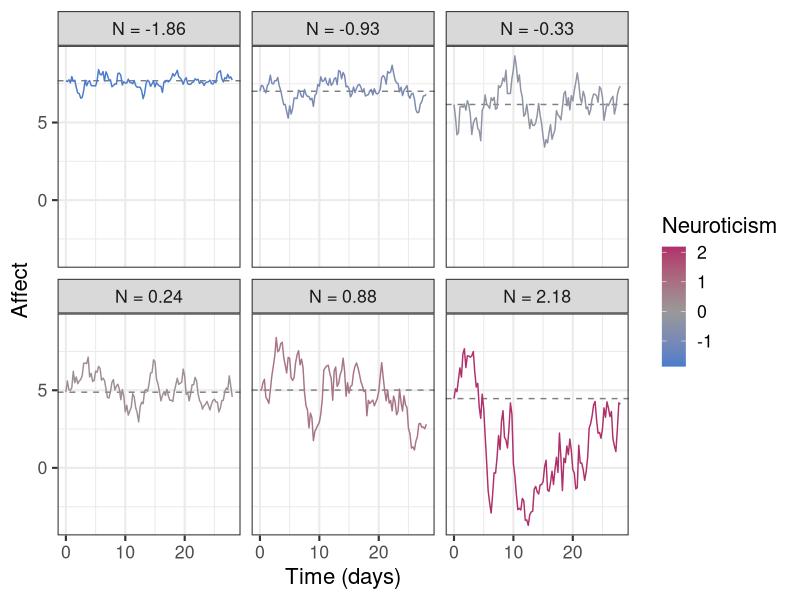
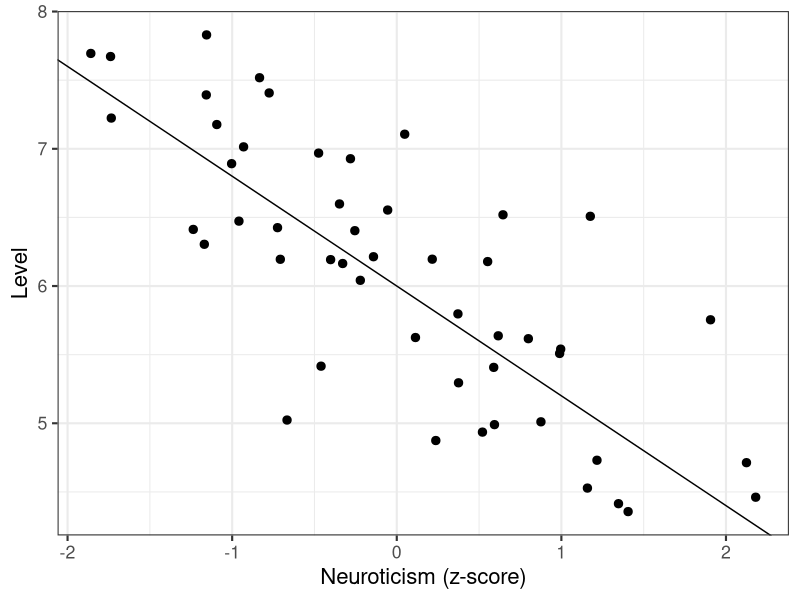
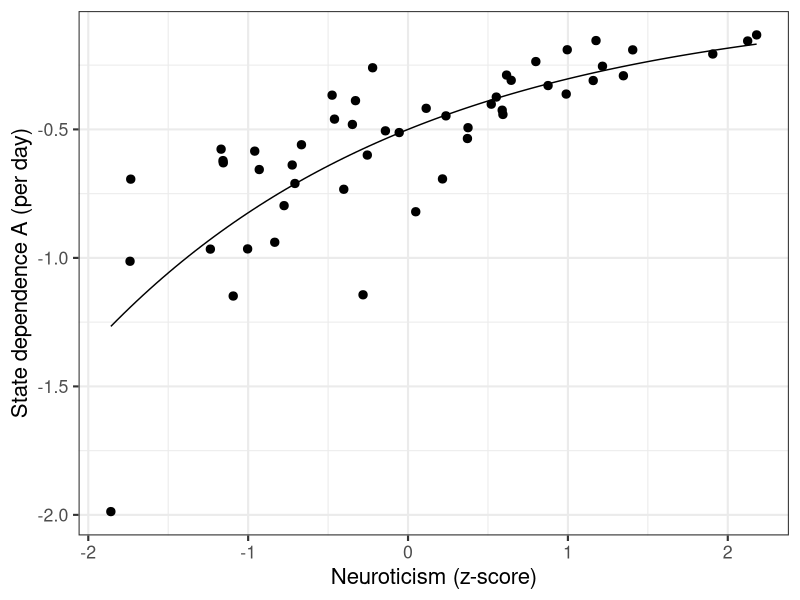
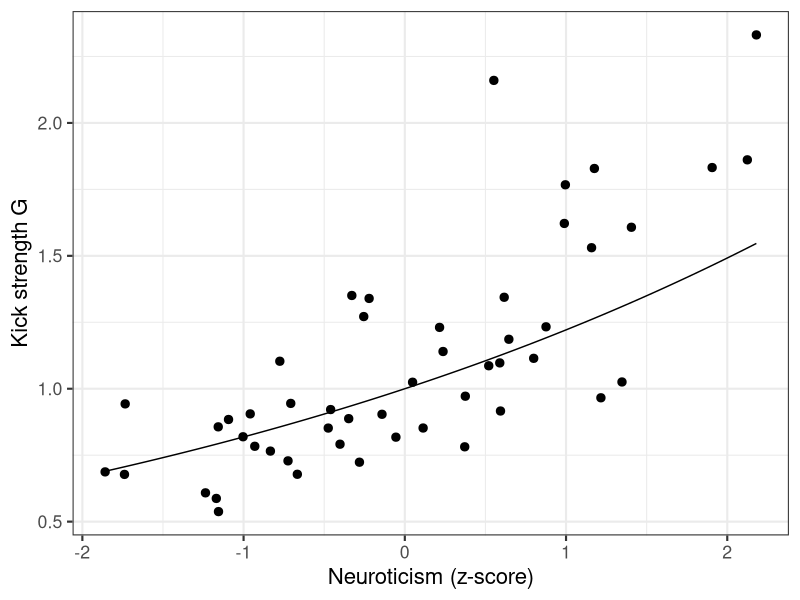
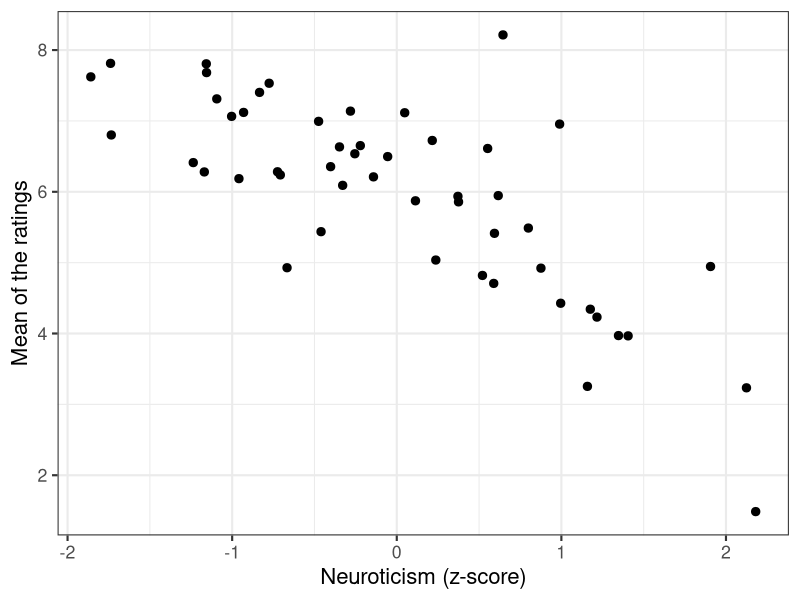
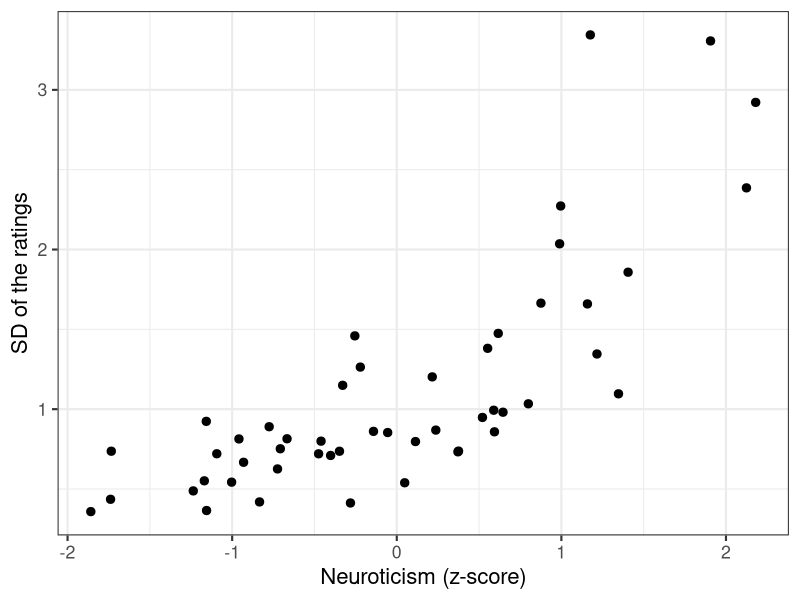
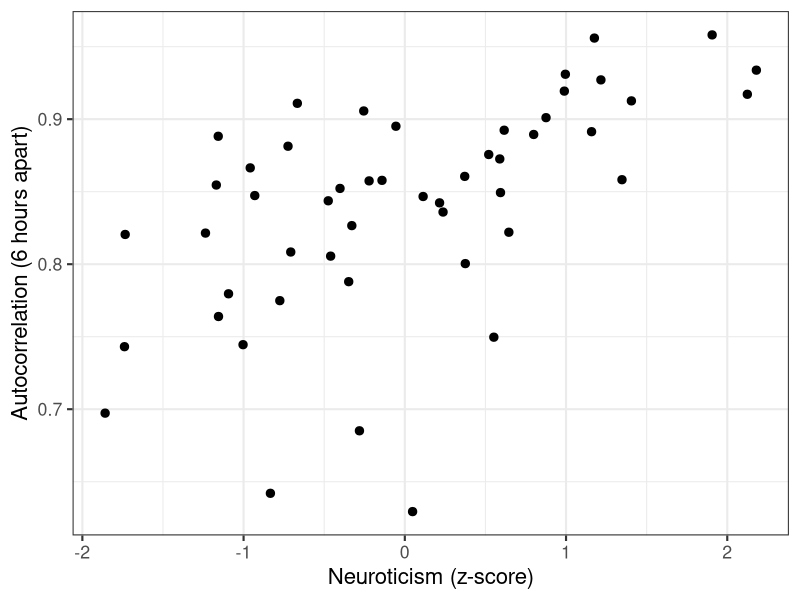
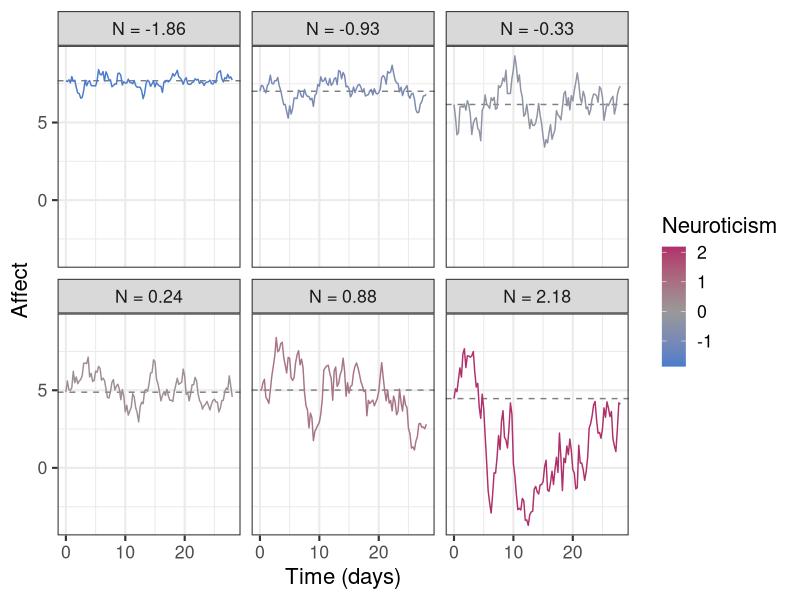

Here is the R script that generated these plots, in order:
# =============================================================================
#  LECTURE 7 -- SIMULATE DATA (4): NEUROTICISM MODERATES ALL THREE PARAMETERS
#  Dynamic Systems Thinking in Psychology
#
#  Every person i follows the model from Lecture 5, with their own parameters:
#
#     dAffect = (A_i * Affect + B_i) dt + G_i dW
#
#    A_i : state dependence: how strongly affect is pulled back to the level
#    B_i : continuous intercept; together with A_i it sets the level = -B_i / A_i
#    G_i : kick strength (process noise)
#
#  Neuroticism N_i is measured ONCE, at the start of the study. It does not
#  change over time: it is a time-independent predictor. In this script it
#  moderates all three parameters at once:
#
#     level_i = levelTypical + levelEffectN * N_i + (person difference)
#     A_i     = Atypical     * exp(AeffectN * N_i) * exp(uA_i),   uA_i ~ Normal(0, Asd)
#     G_i     = Gtypical     * exp(GeffectN * N_i) * exp(uG_i),   uG_i ~ Normal(0, Gsd)
#
#  Part 1  settings
#  Part 2  make the people: their neuroticism and their parameters
#  Part 3  the simulation function (the one from Lecture 5)
#  Part 4  simulate everyone and save the data
#  Part 5  look at the data
#  Part 6  things to try
#
#  Run the script part by part (select the lines and press Ctrl+Enter).
# =============================================================================

# install.packages("ggplot2")   # run once if you do not have it
library(ggplot2)


# =============================================================================
#  PART 1: SETTINGS
# =============================================================================

set.seed(2026)                     # same random numbers every time you run this

Npeople <- 50                      # number of people
times <- seq(from = 0, to = 28, by = 0.25)  # 4 ratings a day for 4 weeks (time in days)
Nsteps <- 20                       # small steps between two ratings

savePlots <- TRUE                  # TRUE: save every plot in Part 5 as a png file
plotFolder <- "plots_all"          # folder for the png files (made in your working directory)

# --- the level --------------------------------------------------------------
levelTypical <- 6                  # level of a person with average neuroticism (N = 0)
levelEffectN <- -0.8               # 1 SD more neuroticism: level 0.8 lower
levelSD <- 0.6                     # differences in level that neuroticism does NOT explain

# --- the state dependence A -------------------------------------------------
# A must stay negative (otherwise affect is not pulled back but runs away).
# So we do not ADD an effect of neuroticism, we MULTIPLY A by exp(AeffectN * N):
# exp() of any number is positive, so A stays negative.
#   AeffectN = 0         no effect of neuroticism
#   AeffectN negative    more neuroticism: weaker pull, slower return
#   AeffectN positive    more neuroticism: stronger pull, faster return
Atypical <- -0.5                   # state dependence of a person with N = 0 (per day)
AeffectN <- -0.5                   # 1 SD more neuroticism: A multiplied by exp(-0.5) = 0.61 (weaker pull, slower return)
Asd <- 0.3                         # differences in A that neuroticism does NOT explain (see Part 2)

# --- the kick strength G ----------------------------------------------------
# G must stay positive. So we do not ADD an effect of neuroticism, we MULTIPLY
# G by exp(GeffectN * N): exp() of any number is positive, so G stays positive.
#   GeffectN = 0         no effect of neuroticism
#   GeffectN positive    more neuroticism: stronger kicks
Gtypical <- 1                      # kick strength of a person with N = 0
GeffectN <- 0.2                    # 1 SD more neuroticism: G multiplied by exp(0.2) = 1.22 (stronger kicks)
Gsd <- 0.25                        # differences in G that neuroticism does NOT explain


# =============================================================================
#  PART 2: MAKE THE PEOPLE
# =============================================================================
# One row per person. We fill in the rows one by one.

people <- data.frame(id = 1:Npeople, Neuroticism = NA, level = NA, A = NA, B = NA, G = NA)

for (i in 1:Npeople) {
  N <- rnorm(1, mean = 0, sd = 1)                     #this person's neuroticism (a z-score)

  level <- levelTypical + levelEffectN * N +          #level predicted from neuroticism ...
           rnorm(1, mean = 0, sd = levelSD)           #... plus this person's own difference

  A <- Atypical * exp(AeffectN * N) *                 #A predicted from neuroticism ...
       exp(rnorm(1, mean = 0, sd = Asd))              #... times this person's own factor (always positive, around 1)

  B <- -A * level                                     #the B that puts this person's level where we want it (level = -B/A)

  G <- Gtypical * exp(GeffectN * N) *                 #G predicted from neuroticism ...
       exp(rnorm(1, mean = 0, sd = Gsd))              #... times this person's own factor

  people[i, ] <- c(i, N, level, A, B, G)              #store this person's values in row i
}

head(round(people, 2))

# Two numbers that are easier to read than A and G:
people$halfLife <- log(2) / -people$A                 #days until a deviation from the level is half gone
people$longRunSD <- people$G / sqrt(2 * -people$A)    #how far affect typically wanders from the level (Lecture 5)
head(round(people, 2))


# =============================================================================
#  PART 3: THE SIMULATION FUNCTION
# =============================================================================
# This is the function from Lecture 5. The only change: A, B and G are now
# given to the function, because every person has their own.

simulateAffect <- function(A, B, G, initialAffect){
  Nobs <- length(times)                        #number of ratings
  Affect <- rep(NA, Nobs)                      #empty vector for the ratings
  for(i in 1:Nobs){
    if(i == 1) Affect[i] <- initialAffect      #first rating: the starting value
    else{
      AffectState <- Affect[i-1]               #start from the previous rating
      dt <- (times[i] - times[i-1]) / Nsteps   #size of each small step
      for(stepi in 1:Nsteps){
        dAffect <- A*AffectState + B           #the rule: where affect is pushed
        kick <- G * sqrt(dt) * rnorm(1)        #random kick, variance G^2 * dt
        AffectState <- AffectState + dAffect * dt + kick
      }
      Affect[i] <- AffectState                 #store the state reached at this rating
    }
  }
  Affect
}


# =============================================================================
#  PART 4: SIMULATE EVERYONE AND SAVE THE DATA
# =============================================================================

dat <- NULL
for (i in 1:Npeople) {
  Affect <- simulateAffect(A = people$A[i], B = people$B[i], G = people$G[i],
                           initialAffect = people$level[i])   #everyone starts at their own level
  dat <- rbind(dat, data.frame(id = i, time = times, Affect = Affect,
                               Neuroticism = people$Neuroticism[i]))  #neuroticism is the same in every row of a person
}
head(dat)        # long format: one row per rating, with columns id, time, Affect and Neuroticism

write.csv(dat, "lecture07_data_all.csv", row.names = FALSE)


# =============================================================================
#  PART 5: LOOK AT THE DATA
# =============================================================================
# Every plot is stored in an object (p5a, p5b_..., p5c_...), shown, and, if
# savePlots is TRUE, saved as a png file in plotFolder.

if (savePlots) dir.create(plotFolder, showWarnings = FALSE)   #make the folder (no warning if it already exists)

# --- 5a. Six people, from lowest to highest neuroticism ---------------------
chosen <- people$id[order(people$Neuroticism)][round(seq(1, Npeople, length.out = 6))]
plotDat <- dat[dat$id %in% chosen, ]
levelDat <- people[people$id %in% chosen, ]
plotDat$who <- paste0("N = ", round(plotDat$Neuroticism, 2))      #panel title: this person's neuroticism
levelDat$who <- paste0("N = ", round(levelDat$Neuroticism, 2))
levelDat <- levelDat[order(levelDat$Neuroticism), ]
plotDat$who <- factor(plotDat$who, levels = levelDat$who)      #panels in order of neuroticism
levelDat$who <- factor(levelDat$who, levels = levelDat$who)

p5a <- ggplot(plotDat, aes(x = time, y = Affect, colour = Neuroticism)) +
  geom_hline(data = levelDat, aes(yintercept = level), linetype = "dashed", colour = "grey50") +
  geom_line() +
  facet_wrap(~ who) +
  scale_colour_gradient2(low = "#2a78d6", mid = "grey60", high = "#b0306a", midpoint = 0) +
  theme_bw(base_size = 16) +
  labs(x = "Time (days)", y = "Affect")
p5a   #show the plot
if (savePlots) ggsave(file.path(plotFolder, "5a_six_people.png"), p5a, width = 10, height = 6, dpi = 150)

# Q: Which differences between the six people can you see? Which of them come
#    from the level, which from A, which from G?

# --- 5b. The true parameters against neuroticism -----------------------------
# (In a real study you never see these: you have to estimate them.)

p5b_level <- ggplot(people, aes(x = Neuroticism, y = level)) +
  geom_point(size = 2.5) +
  geom_abline(intercept = levelTypical, slope = levelEffectN) +   #the line the levels come from
  theme_bw(base_size = 16) +
  labs(x = "Neuroticism (z-score)", y = "Level")
p5b_level   #show the plot
if (savePlots) ggsave(file.path(plotFolder, "5b_true_level.png"), p5b_level, width = 7, height = 5, dpi = 150)

p5b_A <- ggplot(people, aes(x = Neuroticism, y = A)) +
  geom_point(size = 2.5) +
  geom_function(fun = function(N) Atypical * exp(AeffectN * N)) +   #the curve the A's come from
  theme_bw(base_size = 16) +
  labs(x = "Neuroticism (z-score)", y = "State dependence A (per day)")
p5b_A   #show the plot
if (savePlots) ggsave(file.path(plotFolder, "5b_true_A.png"), p5b_A, width = 7, height = 5, dpi = 150)

p5b_G <- ggplot(people, aes(x = Neuroticism, y = G)) +
  geom_point(size = 2.5) +
  geom_function(fun = function(N) Gtypical * exp(GeffectN * N)) +   #the curve the G's come from
  theme_bw(base_size = 16) +
  labs(x = "Neuroticism (z-score)", y = "Kick strength G")
p5b_G   #show the plot
if (savePlots) ggsave(file.path(plotFolder, "5b_true_G.png"), p5b_G, width = 7, height = 5, dpi = 150)

# --- 5c. What neuroticism does to the ratings ---------------------------------
# Three simple summaries of each person's ratings:
#   mean            where the ratings are on average                  (level)
#   SD              how much they vary                                 (A and G)
#   autocorrelation how similar two ratings 6 hours apart are          (A)

perPerson <- data.frame(id = 1:Npeople, Neuroticism = people$Neuroticism,
                        mean = NA, SD = NA, autocorrelation = NA)
for (i in 1:Npeople) {
  y <- dat$Affect[dat$id == i]                                     #this person's ratings
  perPerson$mean[i] <- mean(y)
  perPerson$SD[i] <- sd(y)
  perPerson$autocorrelation[i] <- cor(y[-length(y)], y[-1])        #each rating next to the following one
}
head(round(perPerson, 2))

p5c_mean <- ggplot(perPerson, aes(x = Neuroticism, y = mean)) +
  geom_point(size = 2.5) + theme_bw(base_size = 16) +
  labs(x = "Neuroticism (z-score)", y = "Mean of the ratings")
p5c_mean   #show the plot
if (savePlots) ggsave(file.path(plotFolder, "5c_mean.png"), p5c_mean, width = 7, height = 5, dpi = 150)

p5c_SD <- ggplot(perPerson, aes(x = Neuroticism, y = SD)) +
  geom_point(size = 2.5) + theme_bw(base_size = 16) +
  labs(x = "Neuroticism (z-score)", y = "SD of the ratings")
p5c_SD   #show the plot
if (savePlots) ggsave(file.path(plotFolder, "5c_SD.png"), p5c_SD, width = 7, height = 5, dpi = 150)

p5c_autocorrelation <- ggplot(perPerson, aes(x = Neuroticism, y = autocorrelation)) +
  geom_point(size = 2.5) + theme_bw(base_size = 16) +
  labs(x = "Neuroticism (z-score)", y = "Autocorrelation (6 hours apart)")
p5c_autocorrelation   #show the plot
if (savePlots) ggsave(file.path(plotFolder, "5c_autocorrelation.png"), p5c_autocorrelation, width = 7, height = 5, dpi = 150)

# Q: The SD of the ratings rises with neuroticism for TWO reasons. Which two?
#    (Hint: look at longRunSD in Part 2.) Could you tell them apart from the
#    SD alone? Which other summary helps?


# =============================================================================
#  PART 6: THINGS TO TRY
# =============================================================================
# 1. Make neuroticism the ONLY reason people differ: set levelSD, Asd and Gsd
#    to 0 and run Parts 2 to 5 again. What happens to the points in 5b?
#
# 2. Turn the moderation around for one parameter, e.g. AeffectN <- 0.35.
#    What does a highly neurotic person look like now?
#
# 3. Fewer ratings: one a day, times <- seq(from = 0, to = 28, by = 1).
#    Do the relations in 5c become weaker? Why does the autocorrelation change
#    even though A did not?
#
# 4. Compare with the three simpler scripts, in which neuroticism moderates
#    only the level, only A, or only G. Which pattern in 5c belongs to which
#    parameter?
